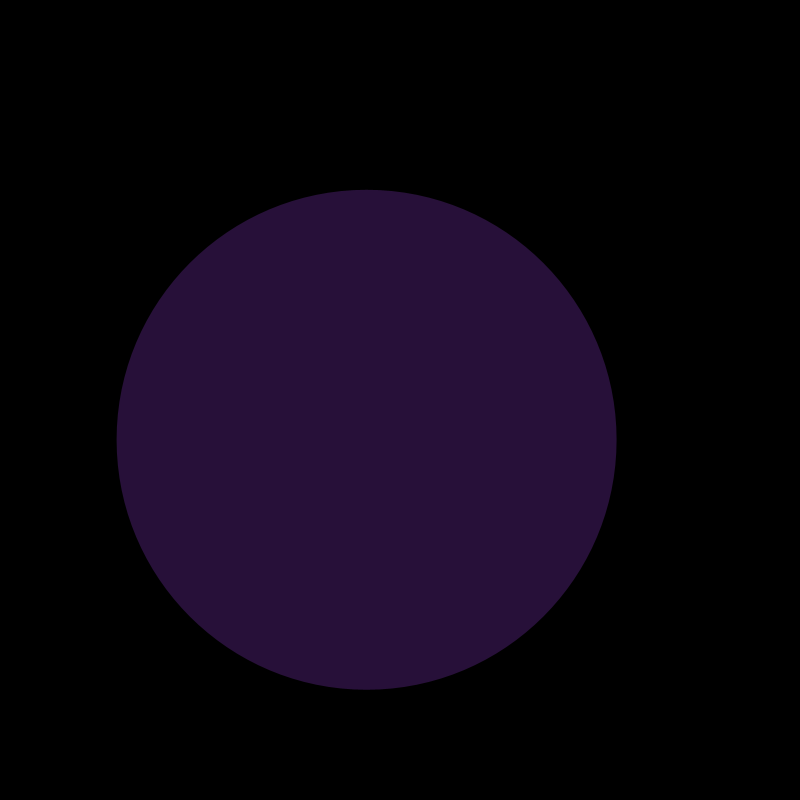
Frame 1 (no input)
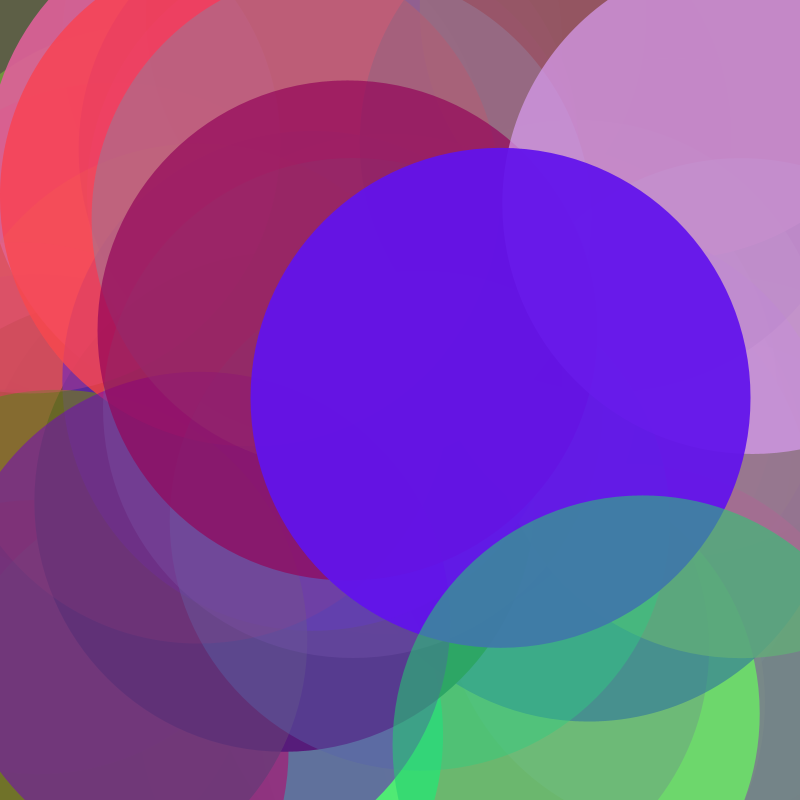
Frame 60 (the mouse pressed at the canvas centre just before this capture)
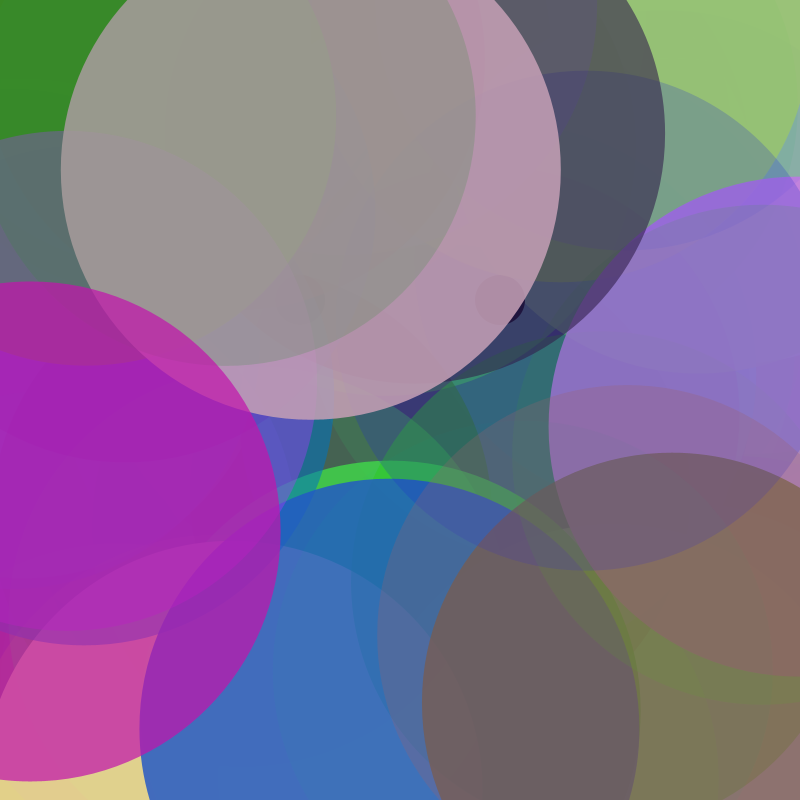
Frame 120 (the mouse held since frame 60 and released just before this capture)

The Processing sketch that drew these frames (run headless with seeded random() and noise(); from frame 60 on, the mouse is pressed at the canvas centre):

// Processing sketch: processing_159788
// ── processing_159788.pde

float r;
float g;
float b;
float a;

float diam;
float x;
float y;

float xPosition;
float yPosition = 0;

int count;
int state;

void setup() {
  count = 0;
  state = 0; 
 
  size(800,800);
  background(0);
  smooth();   
  
}

void draw() {
  
  //right eyeball
  count++;
  if(count > 20){
    count = 0;
    state++;
    if(state > 8){
       state = 8;
    } 
    
    fill(0,0,0);
  diam = state * 10;
  ellipse(500, 300,diam,diam);
  
  //left eyeball
count++;
  if(count > 20){
    count = 0;
    state++;
    if(state > 8){
       state = 8;
    } 
  }
  fill(0,0,0);
  diam = state * 10;
  ellipse(300, 300,diam,diam);
  
  }
  
  r = random(255);
  g = random(255);
  b = random(255);
  a = random(255);
  diam = (500);
  x = random(width);
  y = random(height);
  xPosition = random(width);
  yPosition = random(height);
  
    noStroke();
  fill(r,g,b,a);
  ellipse(xPosition,yPosition,diam,diam);
  
}
